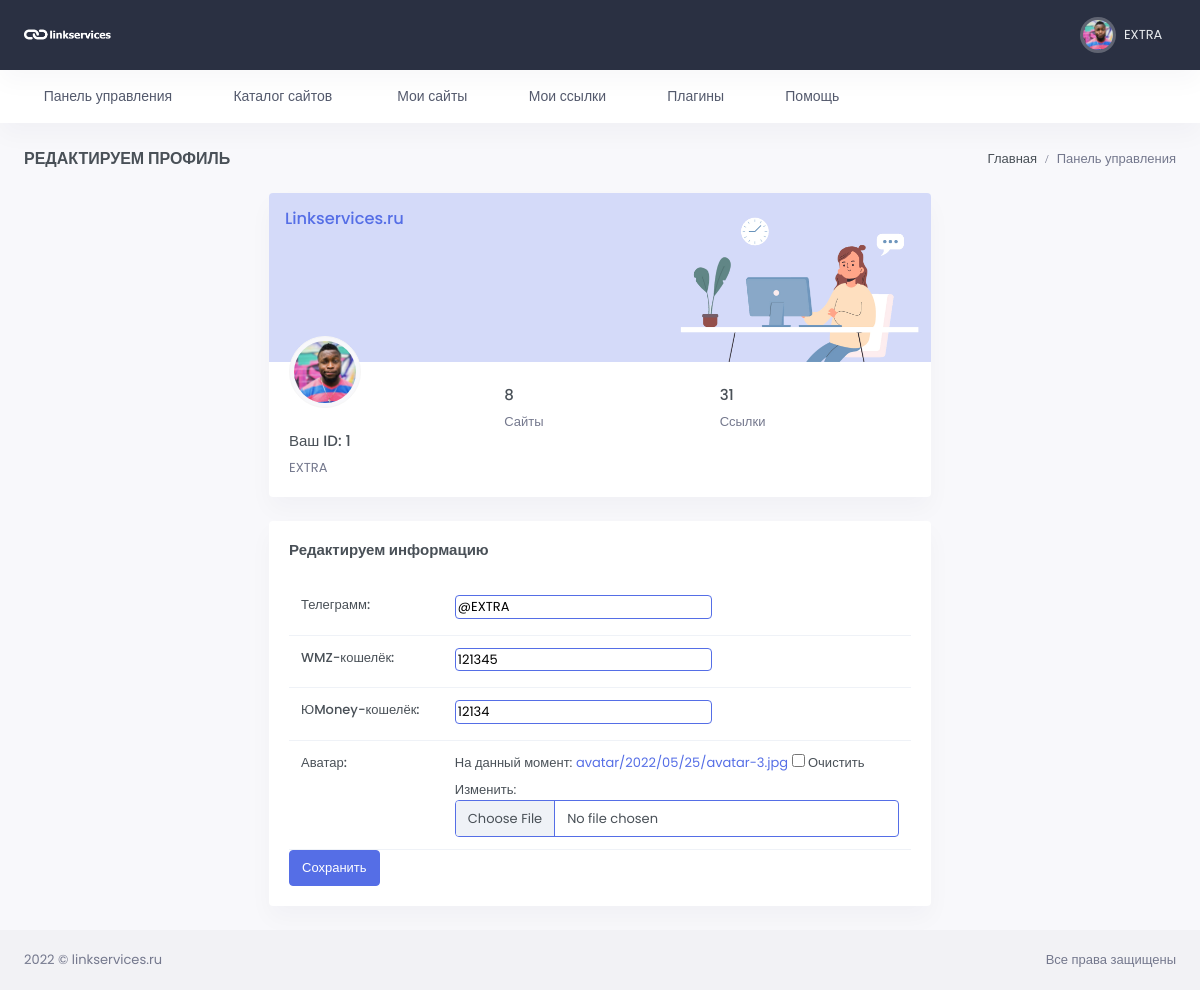
Before: /edit/id=1 (signed in) with the older database file.
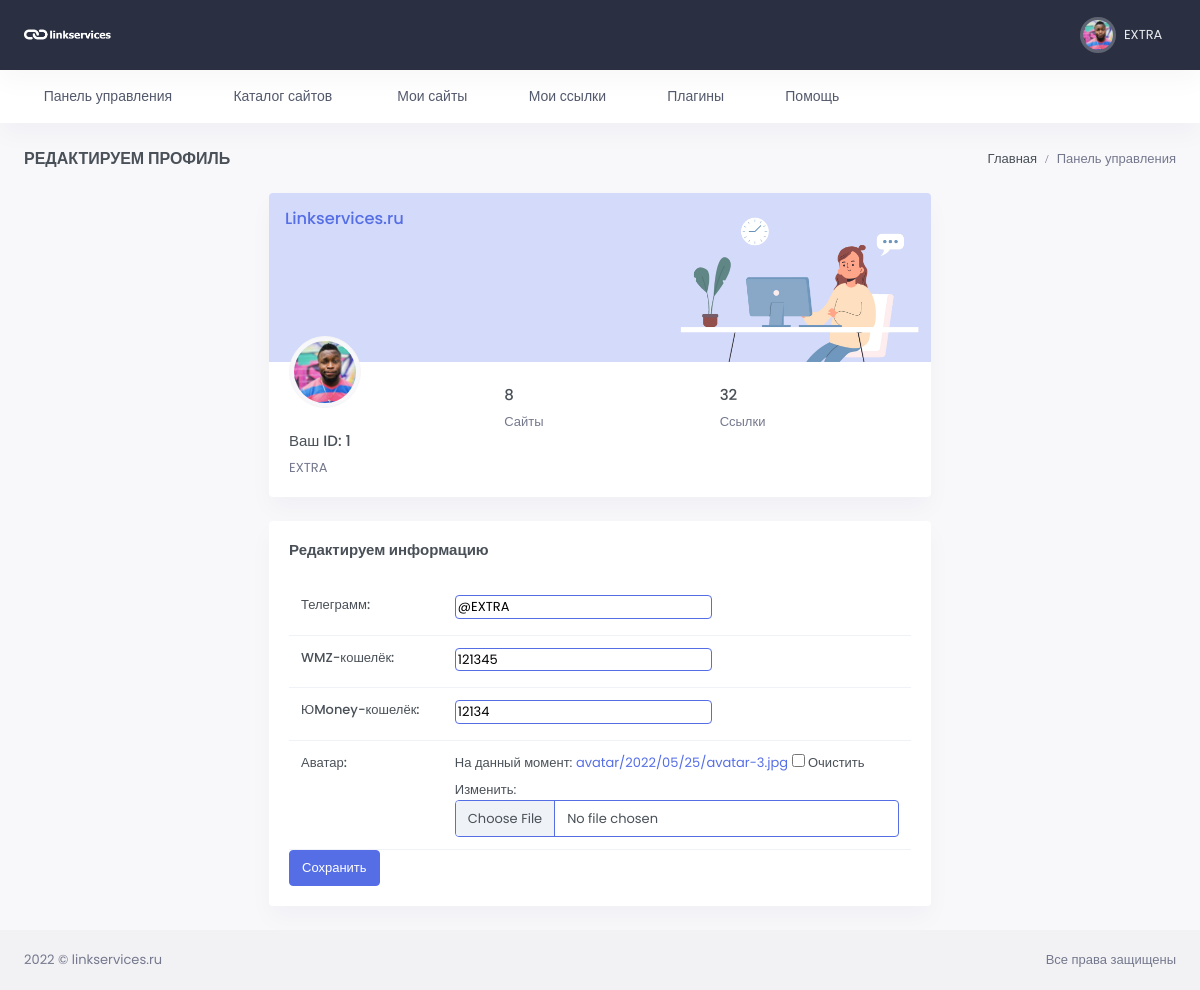
After: the same page with the newer database file.
### users/models.py (models this page shows, shortened)
class Profile(models.Model):
    user = models.OneToOneField(User, verbose_name="Пользователь",
                                related_name='profile', null=True, on_delete=models.CASCADE)
    chat_id = models.CharField(max_length=100, blank=True, null=True, verbose_name='Чат ID телеграмм')
    TOKEN = models.CharField(max_length=100, blank=True, null=True)
    wmz = models.CharField(max_length=200, blank=True, null=True, verbose_name='WMZ-кошелёк')
    ymoney = models.CharField(max_length=200, blank=True, null=True, verbose_name='ЮMoney-кошелёк')
    current_balance = models.PositiveIntegerField(default=0, blank=True, null=True, verbose_name="Текущий баланс")
    hold_balance = models.PositiveIntegerField(default=0, blank=True, null=True, verbose_name='На удержании')
    output_balance = models.PositiveIntegerField(default=0, blank=True, null=True, verbose_name='Ожидает вывода')
    name_telegram = models.CharField(blank=True, null=True, max_length=100, verbose_name='Телеграмм')
    avatar = models.ImageField(upload_to='avatar/%Y/%m/%d/', blank=True, null=True, verbose_name='Аватар')
    created = models.DateTimeField(auto_now_add=True, verbose_name='Создан')
    update = models.DateTimeField(auto_now=True, verbose_name='Обновлён')
    class Meta:
        verbose_name = 'Профиль пользователя'
        verbose_name_plural = 'Профили пользователей'

### users/views.py (the view)
# urls.py: path('edit/id=<int:pk>', ProfileUpdate.as_view(), name='edit_profile'),
class ProfileUpdate(LoginRequiredMixin, UpdateView):
    form_class = ProfileForm
    model = Profile
    template_name = 'users/edit_profile.html'
    success_url = '/profile/id={user_id}'
    def dispatch(self, request, *args, **kwargs):
        obj = self.get_object()
        if obj.user != self.request.user:
            return redirect('catalog')
        return super(ProfileUpdate, self).dispatch(request, *args, **kwargs)

### users/forms.py
class ProfileForm(forms.ModelForm):
    def __init__(self, *args, **kwargs):
        super().__init__(*args, **kwargs)
        self.fields['name_telegram'].widget.attrs.update({'class': 'border border-primary rounded'})
        self.fields['wmz'].widget.attrs.update({'class': 'border border-primary rounded'})
        self.fields['ymoney'].widget.attrs.update({'class': 'border border-primary rounded'})
        self.fields['avatar'].widget.attrs.update({'class': 'form-control border border-primary'})
        self.fields['user'].widget = forms.HiddenInput()
    class Meta:
        model = Profile
        fields = ('name_telegram', 'wmz', 'ymoney', 'avatar', 'user')

### users/templates/users/edit_profile.html (shortened to what the changed rows need)
{% extends 'base.html' %}
{% load static %}
{% block content %}
<div id="layout-wrapper">
    <div class="main-content">
        <div class="page-content">
            <div class="container-fluid">
                <div class="row justify-content-center align-items-center">
                    <div class="col-xl-7">
                        <div class="card overflow-hidden">
                            <div class="card-body pt-0">
                                <div class="row">
                                    <div class="col-sm-4">
                                        <div class="avatar-md profile-user-wid mb-4">
                                           {% if profile.avatar %}
                                            <img src="{{ profile.avatar.url }}" alt=""
                                                 class="img-thumbnail rounded-circle">
                                            {% else %}
                                            <img src="{% static '/images/favicon.ico' %}" alt=""
                                                 class="img-thumbnail rounded-circle">
                                            {% endif %}
                                        </div>
                                        <h5 class="font-size-15 text-truncate">Ваш ID: {{ profile.id }} </h5>
                                        <p class="text-muted mb-0 text-truncate">{{ user.username }}</p>
                                    </div>
                                    <div class="col-sm-8">
                                        <div class="pt-4">
                                            <div class="row">
                                                <div class="col-6">
                                                    <h5 class="font-size-15">{{ profile.user_website.count }}</h5>
                                                    <p class="text-muted mb-0">Сайты</p>
                                                </div>
                                                <div class="col-6">
                                                    <h5 class="font-size-15">{{ profile.user_link.count }}</h5>
                                                    <p class="text-muted mb-0">Ссылки</p>
                                                </div>
                                            </div>
                                        </div>
                                    </div>
                                </div>
                            </div>
                        </div>
                        <div class="card">
                            <div class="card-body">
                                <div class="table-responsive">
                                    <form method="post" action="" enctype="multipart/form-data">
                                    <table class="table table-nowrap mb-0">
                                        <tbody>
                                        {{ form }}
                                        </tbody>
                                    </table>
                                        </form>
                                </div>
                            </div>
                        </div>
                    </div>
                </div>
            </div>
        </div>
    </div>
</div>
{% endblock %}

Changed rows visible on the page:
changed Profile "@EXTRA": user_link.count "31" → "32"
